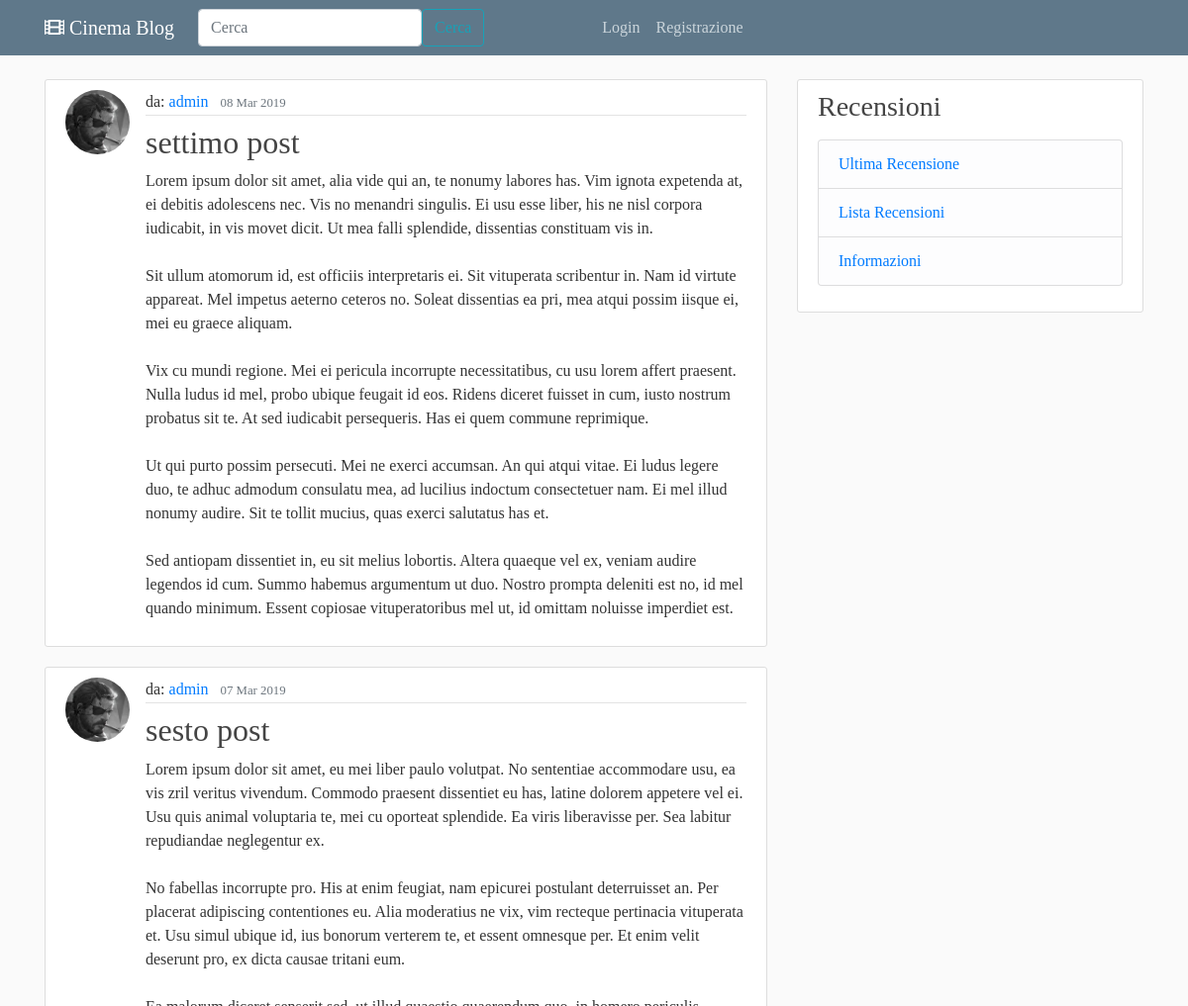
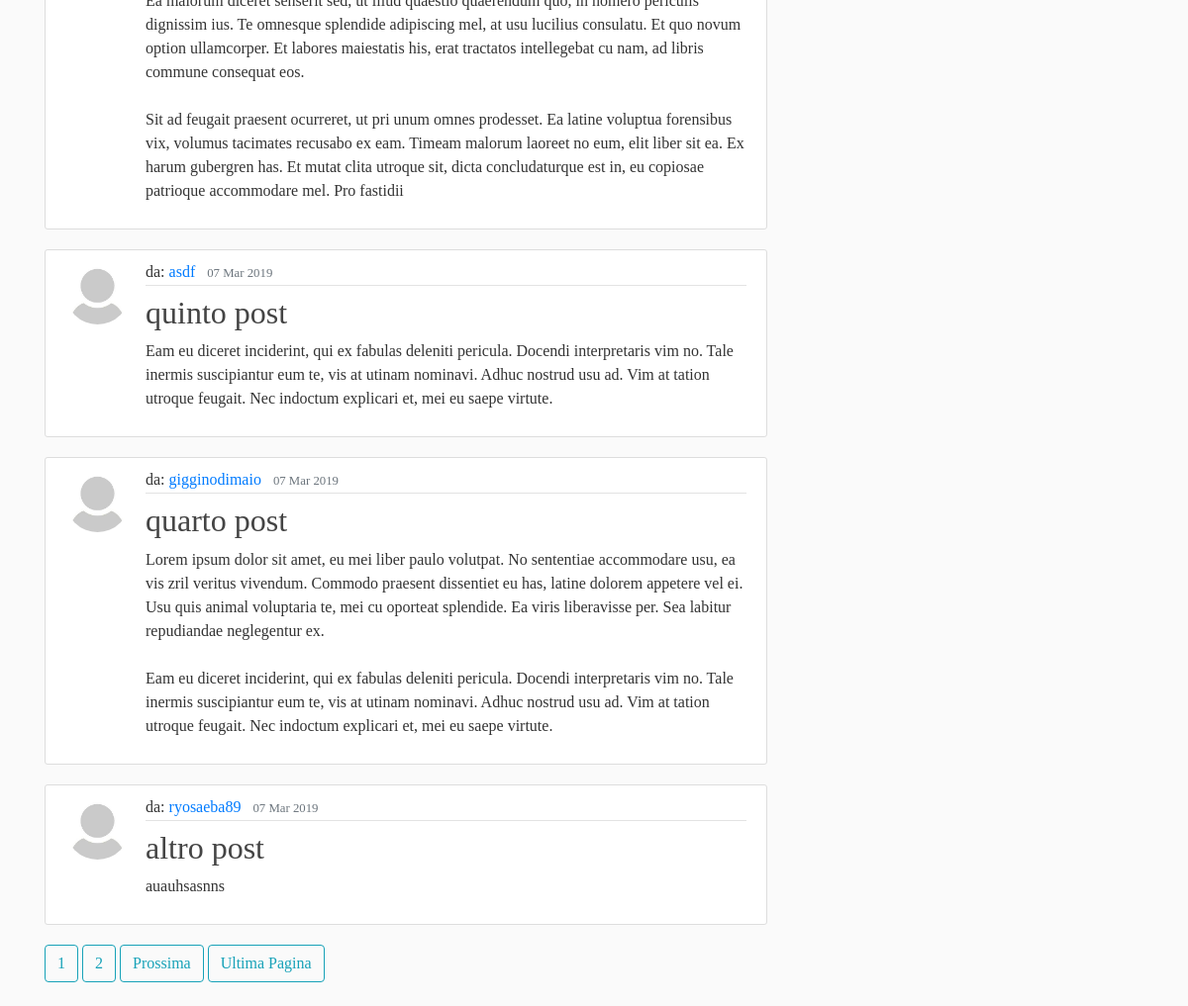
The page / on the database its author committed (2 pictures, top to bottom).
### blog/models.py (models this page shows, shortened)
class Post(models.Model):
    title = models.CharField(max_length=100)
    content = models.TextField()
    date_posted = models.DateTimeField(default=timezone.now)
    author = models.ForeignKey(User, on_delete=models.CASCADE)

### users/models.py (models this page shows, shortened)
class Profile(models.Model):
    user = models.OneToOneField(User, on_delete=models.CASCADE)
    image = models.ImageField(default='default.jpg', upload_to='profile_pics')

### blog/views.py (the view)
# urls.py: path('', PostListView.as_view(), name = 'blog-home'),
class PostListView(ListView):
    model = Post
    template_name = "blog/home.html"     #<app>/<model>_<viewtype>.html
    context_object_name = "posts"
    ordering = ['-date_posted']
    paginate_by = 5

### blog/templates/blog/home.html (shortened to what this page needs)
{% extends 'blog/base.html' %}
{% block content %}
{% for post in posts %}
<article class="media content-section">
    <img class="rounded-circle article-img" src="{{ post.author.profile.image.url }}">
    <div class="media-body">
        <div class="article-metadata">
           da: <a class="mr-2" href="{% url 'user-posts' post.author.username %}">{{ post.author }}</a>
            <small class="text-muted">{{ post.date_posted|date:"d M Y" }}</small>
        </div>
        <h2 class="mt-2"><a class="article-title" href="{% url 'post-detail' post.id %}">{{ post.title }}</a></h2>
        <p class="article-content">{{ post.content }}</p>
    </div>
</article>
{% endfor %}
{% if is_paginated %}
    {% for num in page_obj.paginator.page_range %}
        {% if page.obj_number == num %}
            <a class="btn btn-info mb-4" href="?page={{ num }}">{{ num }}</a>
        {% elif num > page_obj.number|add:'-3' and num < page_obj.number|add:'3' %}
            <a class="btn btn-outline-info mb-4" href="?page={{ num }}">{{ num }}</a>
        {% endif %}
    {% endfor %}
    {% if page_obj.has_next %}
        <a class="btn btn-outline-info mb-4" href="?page={{ page_obj.next_page_number }}">Prossima</a>
        <a class="btn btn-outline-info mb-4" href="?page={{ page_obj.paginator.num_pages }}">Ultima Pagina</a>
    {% endif %}
{% endif %}
{% endblock content %}

### blog/static/blog/main.css (style rules this page uses)
body { background: #fafafa; color: #333333; font-family: FOT-NewCinema B; margin-top: 5rem; }
h1, h2, h3, h4, h5, h6 { color: #444444; }
.content-section { background: #ffffff; padding: 10px 20px; border: 1px solid #dddddd; border-radius: 3px; margin-bottom: 20px; }
.article-title { color: #444444; }
.article-content { white-space: pre-line; }
.article-img { height: 65px; width: 65px; margin-right: 16px; }
.article-metadata { padding-bottom: 1px; margin-bottom: 4px; border-bottom: 1px solid #e3e3e3 }

### rows shown on the page
Post: author.profile.image (picture), author "admin", date_posted "08 Mar 2019", title "settimo post", content "Lorem ipsum dolor sit amet, alia vide qui an, te nonumy labores has. Vim ignota expetenda at, ei debitis adolescens nec. Vis no menandri singulis. Ei usu esse liber, his ne nisl corpora iudicabit, in vis movet dicit. Ut mea falli splendide, dissentias constituam vis in. Sit ullum atomorum id, est officiis interpretaris ei. Sit vituperata scribentur in. Nam id virtute appareat. Mel impetus aeterno ceteros no. Soleat dissentias ea pri, mea atqui possim iisque ei, mei eu graece aliquam. Vix cu mundi regione. Mei ei pericula incorrupte necessitatibus, cu usu lorem affert praesent. Nulla ludus id mel, probo ubique feugait id eos. Ridens diceret fuisset in cum, iusto nostrum probatus sit te. At…"
Post: author.profile.image (picture), author "admin", date_posted "07 Mar 2019", title "sesto post", content "Lorem ipsum dolor sit amet, eu mei liber paulo volutpat. No sententiae accommodare usu, ea vis zril veritus vivendum. Commodo praesent dissentiet eu has, latine dolorem appetere vel ei. Usu quis animal voluptaria te, mei cu oporteat splendide. Ea viris liberavisse per. Sea labitur repudiandae neglegentur ex. No fabellas incorrupte pro. His at enim feugiat, nam epicurei postulant deterruisset an. Per placerat adipiscing contentiones eu. Alia moderatius ne vix, vim recteque pertinacia vituperata et. Usu simul ubique id, ius bonorum verterem te, et essent omnesque per. Et enim velit deserunt pro, ex dicta causae tritani eum. Ea malorum diceret senserit sed, ut illud quaestio quaerendum quo, in…"
Post: author.profile.image (placeholder picture), author "asdf", date_posted "07 Mar 2019", title "quinto post", content "Eam eu diceret inciderint, qui ex fabulas deleniti pericula. Docendi interpretaris vim no. Tale inermis suscipiantur eum te, vis at utinam nominavi. Adhuc nostrud usu ad. Vim at tation utroque feugait. Nec indoctum explicari et, mei eu saepe virtute."
Post: author.profile.image (placeholder picture), author "gigginodimaio", date_posted "07 Mar 2019", title "quarto post", content "Lorem ipsum dolor sit amet, eu mei liber paulo volutpat. No sententiae accommodare usu, ea vis zril veritus vivendum. Commodo praesent dissentiet eu has, latine dolorem appetere vel ei. Usu quis animal voluptaria te, mei cu oporteat splendide. Ea viris liberavisse per. Sea labitur repudiandae neglegentur ex. Eam eu diceret inciderint, qui ex fabulas deleniti pericula. Docendi interpretaris vim no. Tale inermis suscipiantur eum te, vis at utinam nominavi. Adhuc nostrud usu ad. Vim at tation utroque feugait. Nec indoctum explicari et, mei eu saepe virtute."
Post: author.profile.image (placeholder picture), author "ryosaeba89", date_posted "07 Mar 2019", title "altro post", content "auauhsasnns"

### other values the page prints
{{ num }} "1" "2"
